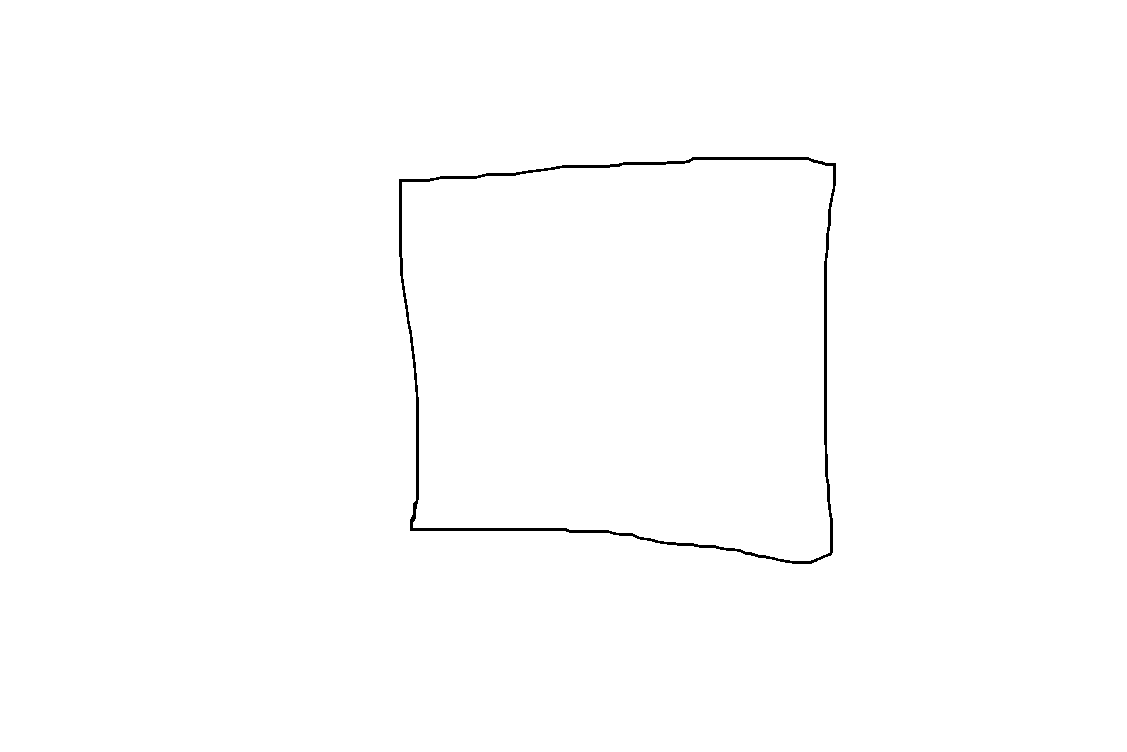
#> input picture data/square/square_1759661866.png, 1127 x 752 px, given as the content of the folder data/circle, which was not available
$ python data_prep.py
#> lines starting #> are read from the running program, lines starting #| are printed output that depends on the picture; after the words box and inside, x2 and y2 are one past the last pixel; in counts of white or black regions, pixels touching at a corner belong together; pictures that were not available may be replaced by others from this repository, and a replacement may not be noted
import os
import numpy as np
from PIL import Image
from random import randint

def process_images(filepath, image_size):

    # Load image and convert to numpy array.
#> called with filepath = 'data/circle/square_1759661866.png', image_size = (28, 28)
    with Image.open(filepath).convert('L') as img:                              # Opens the image and converts it to greyscale
#> img is the input picture: PIL image 1127x752 L; 99.5% white; 1 black region, box (x1, y1, x2, y2) and area: (399, 157, 836, 564) 4658
        arr = np.array(img)                                                     # Converts to a numpy array

        # Find the pixels that are relevant (i.e. part of the drawing)
        mask = arr < 240                                                        # Creates a boolean array where if a pixel is darker than 240, it is stored as True.

        # Handle empty images
        if not mask.any():                                                      # This means it is an empty image.
            blank_image = np.ones(image_size, dtype=np.float32).flatten() * 0   # Create a blank image.
            return blank_image.flatten()                                        # Convert to 1D array.

        # Crop to relevant section
        rows = np.any(mask, axis=1)                                             # Find which rows contain part of the drawing.
        cols = np.any(mask, axis=0)                                             # Find which columns contain part of the drawing.
        rows_with_drawing = np.where(rows)
        first_row = rows_with_drawing[0][0]                                     # Find the first and last rows.
#> first_row = 157
        last_row = rows_with_drawing[0][-1]
#> last_row = 563
        cols_with_drawing = np.where(cols)
        first_col = cols_with_drawing[0][0]                                     # Find the first and last columns.
#> first_col = 399
        last_col = cols_with_drawing[0][-1]
#> last_col = 835

        cropped_image = arr[first_row:last_row+1, first_col:last_col+1]
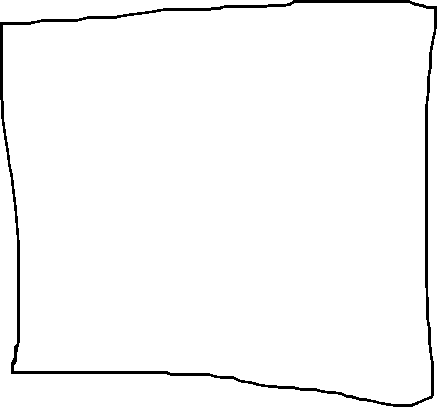
#> cropped_image: shape (407, 437); 97.4% white; 1 black region, box (x1, y1, x2, y2) and area: (0, 0, 437, 407) 4658

        # Add padding
        height, width = cropped_image.shape
#> height = 407; width = 437
        padding = 8
        side = max(height, width) + padding
#> side = 445
        square = np.ones((side,side), dtype=np.uint8) * 255                     # Create a blank square. uint8 = unsigned 8 bits
        y = (side - height) // 2
#> y = 19
        x = (side - width) // 2
#> x = 4
        square[y:y+height, x:x+width] = cropped_image
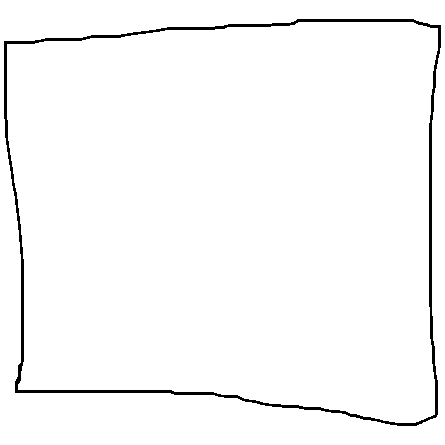
#> square: shape (445, 445); 97.6% white; 1 black region, box (x1, y1, x2, y2) and area: (4, 19, 441, 426) 4658

        # Create and resize image
        final_image = Image.fromarray(square)                                   # Creating the 8 bit image.
        final_image = final_image.resize(image_size, Image.LANCZOS)             # Image.LANCZOS is a high quality image fliter.
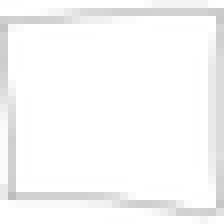
#> final_image: PIL image 28x28 L (shown 8 times larger); min 190, max 255, mean 248
        final_image_arr = np.array(final_image).astype(np.float32) / 255.0      # Gets the array of pixels, stores as 4 byte floating point numbers, and normalises to between 0 and 1.
        final_image_arr = 1.0 - final_image_arr                                 # Invert. This helps the machine learning model.
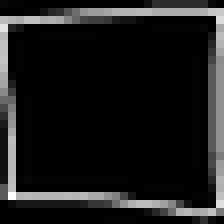
#> final_image_arr: shape (28, 28) float32 (shown 8 times larger); min 0, max 0.255, mean 0.0274; drawn with min black and max white

        # Return as a 1D list.
        return final_image_arr.flatten()

def convert_images(image_size, labels):
    X = []
    y = []
    for label in labels:
        folder = os.path.join('data', label)
        for filename in os.listdir(folder):                                     # Iterate over images in circle, square and traingle folders
            filepath = os.path.join(folder, filename)
            '''with Image.open(filepath).convert('L') as img:                      # Convert the images to greyscale
                img = img.resize(image_size)                                    # Decrease the size
                arr = np.array(img).flatten() / 255.0                           # Create a 1D array of each pixel, stored as a float from 0 (black) to 1 (white)'''
            arr = process_images(filepath, image_size)
#> arr = 784 values, max 0.255 at index 673, min 0 at index 3, mean 0.0274
            X.append(arr)
            y.append(label)
    X = np.array(X, dtype=np.float32)                                                             # Convert to numpy arrays as these are more efficient
    y = np.array(y)
    return X, y

if __name__ == '__main__':
    X, y = convert_images((28,28), ['circle', 'square', 'triangle'])
    os.makedirs('previews', exist_ok=True)
    for i in range(20):
        n = randint(0, len(X)-1)
        arr = X[n].reshape((28,28))
        arr = (1.0 - arr) * 255.0
        img = Image.fromarray(arr.astype(np.uint8))
        img.save(f'previews/preview_{i}_{y[n]}.png')
#> this loop made 20 passes
#> pass 1, `arr = X[n].reshape((28,28))`:
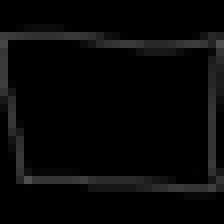
#> arr: shape (28, 28) float32 (shown 8 times larger); min 0, max 0.314, mean 0.0295
#> pass 1, `arr = (1.0 - arr) * 255.0`:
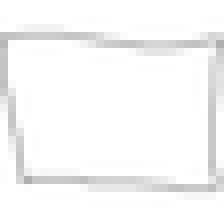
#> arr: shape (28, 28) float32 (shown 8 times larger); min 175, max 255, mean 247.5
